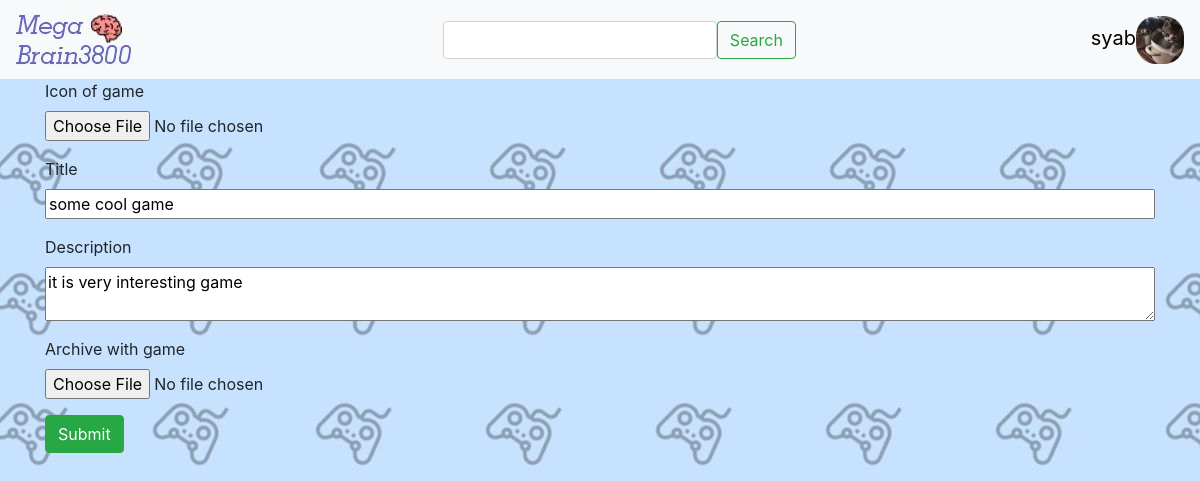
/edit-game/1 (signed in), run on an earlier commit of the app's database.
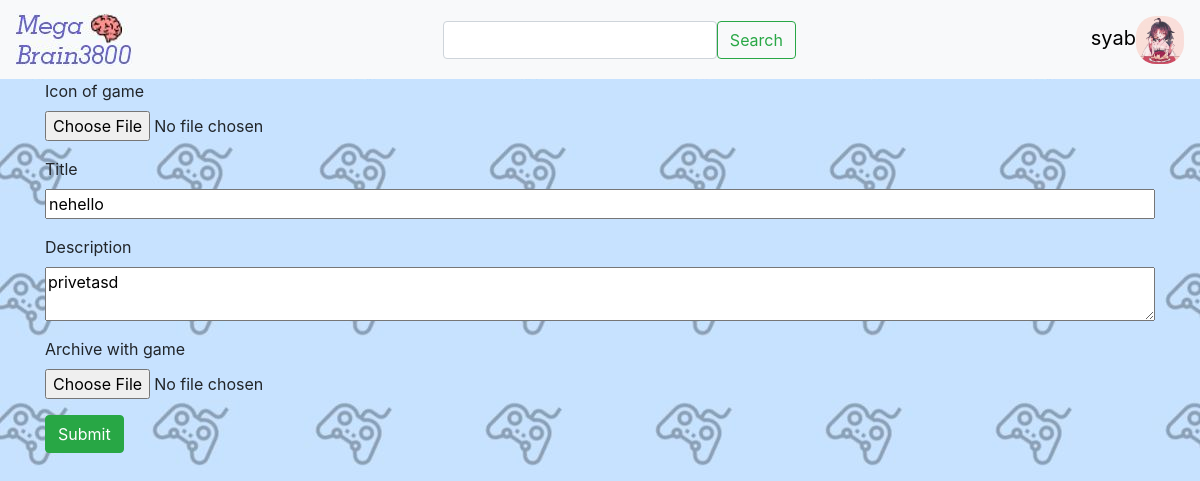
And on a later commit of the database.
### data/users.py (models this page shows, shortened)
class User(SqlAlchemyBase, UserMixin):
    __tablename__ = 'users'
    id = sqlalchemy.Column(sqlalchemy.Integer,
                           primary_key=True, autoincrement=True)
    icon = sqlalchemy.Column(sqlalchemy.String, nullable=True)
    nickname = sqlalchemy.Column(sqlalchemy.String, nullable=True)
    email = sqlalchemy.Column(sqlalchemy.String,
                              index=True, unique=True, nullable=True)
    hashed_password = sqlalchemy.Column(sqlalchemy.String, nullable=True)
    created_date = sqlalchemy.Column(sqlalchemy.DateTime, default=datetime.datetime.now)
    about = sqlalchemy.Column(sqlalchemy.String, nullable=True)
    birthday = sqlalchemy.Column(sqlalchemy.String, nullable=True)
    games = orm.relation('Game', back_populates='user')

### data/games.py (models this page shows)
class Game(SqlAlchemyBase):
    __tablename__ = 'games'
    id = sqlalchemy.Column(sqlalchemy.Integer, primary_key=True, autoincrement=True)
    title = sqlalchemy.Column(sqlalchemy.String, nullable=True)
    description = sqlalchemy.Column(sqlalchemy.String, nullable=True)
    icon = sqlalchemy.Column(sqlalchemy.String, nullable=True)
    created_date = sqlalchemy.Column(sqlalchemy.DateTime, default=datetime.datetime.now)
    slides = sqlalchemy.Column(sqlalchemy.String, nullable=True)
    archive = sqlalchemy.Column(sqlalchemy.String, nullable=True)
    user_id = sqlalchemy.Column(sqlalchemy.Integer,
                                sqlalchemy.ForeignKey("users.id"))
    user = orm.relation('User')

### main.py (the view, shortened to what this page needs)
@app.route('/edit-game/<int:id>', methods=['GET', "POST"])
@login_required
def edit_game(id):
    form = GameForm()
    search = SearchForm()
    if request.method == "GET":
        db_sess = db_session.create_session()
        game = db_sess.query(Game).filter(Game.id == id).first()
        form.icon.data = game.icon
        form.title.data = game.title
        form.description.data = game.description
        form.archive.data = game.archive
    return render_template('edit_game.html', form=form, search=search)

### forms/game.py
class GameForm(FlaskForm):
    icon = FileField('Icon of game', validators=[FileRequired(), FileAllowed(['jpg', 'png', 'jpeg', 'ico'], 'Images only!')])
    title = StringField('Title', validators=[DataRequired()])
    description = TextAreaField("Description")
    archive = FileField('Archive with game', validators=[FileRequired(), FileAllowed(['zip'], 'Archives only!')])
    slide1 = FileField('Screenshots from the game', validators=[FileRequired(), FileAllowed(['jpg', 'png', 'jpeg', 'ico'], 'Images only!')])
    slide2 = FileField('', validators=[FileRequired(), FileAllowed(['jpg', 'png', 'jpeg', 'ico'], 'Images only!')])
    slide3 = FileField('', validators=[FileRequired(), FileAllowed(['jpg', 'png', 'jpeg', 'ico'], 'Images only!')])
    submit = SubmitField('Submit')

### forms/search.py
class SearchForm(FlaskForm):
    text = StringField('')
    submit = SubmitField('Search')

### data/db_session.py (called while the page is built)
def create_session() -> Session:
    global __factory
    return __factory()

### main.py (called while the page is built)
@login_manager.user_loader
def load_user(user_id):
    db_sess = db_session.create_session()
    return db_sess.query(User).get(user_id)

### templates/edit_game.html (shortened to what this page needs)
{% extends "base.html" %}
{% block content %}
<form action="" method="POST" enctype="multipart/form-data">
    <p>
        {{ form.icon.label }}
        {{ form.icon(class='form-control-file') }}
    </p>
    <p>
        {{ form.title.label }}
        {{ form.title(class='form-control-file') }}
    </p>
    <p>
        {{ form.description.label }}
        {{ form.description(class='form-control-file') }}
    </p>
    <p>
        {{ form.archive.label }}
        {{ form.archive(class='form-control-file') }}
    </p>
    <p>{{ form.submit(type='submit', class='btn btn-success') }}</p>
</form>
{% endblock %}

### templates/base.html (shortened to what this page needs)
<!doctype html>
<html lang="en">
<head>
    <link rel="stylesheet"
          href="https://stackpath.bootstrapcdn.com/bootstrap/4.4.1/css/bootstrap.min.css"
>
    <link href="{{ url_for('static', filename='css/style.css') }}" rel="stylesheet" type="text/css">
</head>
<body bgcolor='#c7e2ff'>
<header>
    <nav class="navbar navbar-light bg-light">
        <a class="navbar-brand" href="/"><img src="../static/img/logo.jpg" alt=""></a>
        <form class="row align-items-center" action="" method="post">
            <span>{{ search.text(class='form-control') }}</span>
            {{ search.submit(class="btn btn-outline-success", type='submit') }}
        </form>
        {% if current_user.is_authenticated: %}
            {% if current_user.icon %}
                <div class="profile">
                    <img src='{{ current_user.icon }}' width="48" height="48" style="float: right; border-radius: 20px;" class="icon">
                    <a class='user-name' style="display: flex; text-decoration: none; color: #000; font-size: 20px; justify-content: center; margin-top: 7px; margin-right: 7px;" href="/profile">{{ current_user.nickname }}</a>
                </div>
            {% endif %}
        {% else %}
            <p>
            <a class="btn btn-outline-secondary" href="/register">Registration</a>
            <a class="btn btn-outline-secondary " href="/login">Log in</a>
        </p>
        {% endif %}
    </nav>
</header>
<main role="main" class="container">
    {% block content %}{% endblock %}
</main>
</body>
</html>

What changed in the data, as far as the page shows it:
changed User "syab": icon: a different picture
changed Game: title "some cool game" → "nehello"; description "it is very interesting game" → "privetasd"
